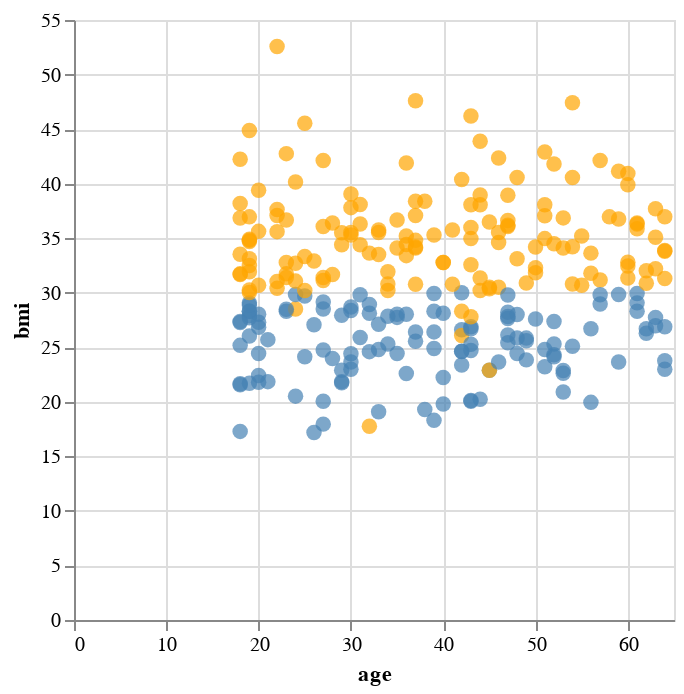

Notebook code for this chart:
### Markdown cell above
# Consider the following plots

What does the plot reveal about the the relation between charges, smoking, and BMI?

### Code cell
alt.Chart(
    df[df.smoker==1]
).mark_circle(
    size=60
).encode(
    x='age:Q',
    y='bmi:Q',
    color=alt.condition(
        alt.datum.charges > 31000, # higest charges bracket 
        alt.value('orange'),     
        alt.value('steelblue')   
    )
).display()

### Figure 1 — Vega-Lite specification as saved in the notebook (floating-point values rounded to 4 significant figures; data arrays with more than 128 entries replaced by an {"elided": "..."} marker saying what was removed)
{"config": {"view": {"continuousWidth": 300, "continuousHeight": 300}}, "data": {"name": "data-cd41df4f2e054f5e1209bf2915480e85"}, "mark": {"type": "circle", "size": 60}, "encoding": {"color": {"condition": {"test": "(datum.charges > 31000)", "value": "orange"}, "value": "steelblue"}, "x": {"field": "age", "type": "quantitative"}, "y": {"field": "bmi", "type": "quantitative"}}, "$schema": "https://vega.github.io/schema/vega-lite/v5.20.1.json", "datasets": {"data-cd41df4f2e054f5e1209bf2915480e85": {"elided": "274 records"}}}
